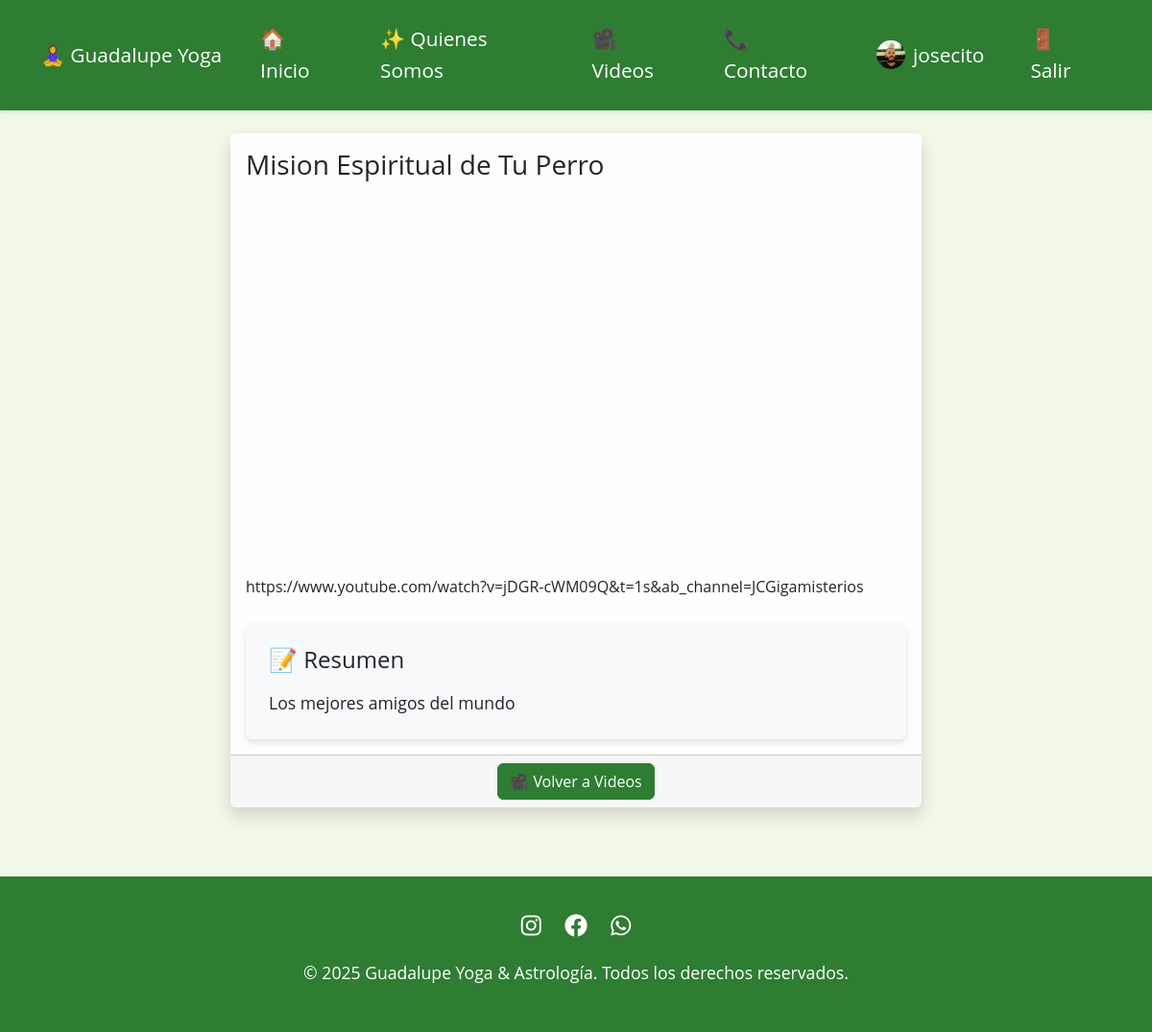
Screenshot of /videos/2/ (signed in) with the database file from the repository.
### core/models.py (models this page shows, shortened)
class Profile(models.Model):
    user = models.OneToOneField(User, on_delete=models.CASCADE)
    is_active = models.BooleanField(default=True)
    profile_picture = models.ImageField(upload_to='profile_pictures/', null=True, blank=True)
    created_at = models.DateTimeField(auto_now_add=True)

class Video(models.Model):
    title = models.CharField(max_length=200)
    url = EmbedVideoField()
    summary = models.TextField()
    thumbnail_url = models.URLField(blank=True)
    created_at = models.DateTimeField(auto_now_add=True)
    updated_at = models.DateTimeField(auto_now=True)
    class Meta:
        ordering = ['-created_at']

### core/views.py (the view)
# urls.py: path('videos/<int:pk>/', views.video_detail, name='video_detail'),
@login_required
def video_detail(request, pk):
    video = get_object_or_404(Video, pk=pk)
    return render(request, 'core/video_detail.html', {'video': video})

### templates/core/video_detail.html
{% extends 'base.html' %}
{% block content %}
<div class="container">
    <div class="row justify-content-center">
        <div class="col-lg-8">
            <div class="card shadow mb-4">
                <div class="card-body">
                    <h1 class="card-title h3 mb-4">{{ video.title }}</h1>
                    <div class="ratio ratio-16x9 mb-4">
                        {{ video.url|safe }}
                    </div>
                    <div class="card bg-light p-4">
                        <h2 class="h4 mb-3">📝 Resumen</h2>
                        <p class="card-text">{{ video.summary }}</p>
                    </div>
                </div>
                <div class="card-footer text-center">
                    <a href="{% url 'video_list' %}" class="btn btn-primary">🎥 Volver a Videos</a>
                </div>
            </div>
        </div>
    </div>
</div>
{% endblock %}

### templates/base.html (shortened to what this page needs)
<!DOCTYPE html>
{% load static %}
<html lang="es">
<head>
    <link href="https://cdn.jsdelivr.net/npm/bootstrap@5.3.2/dist/css/bootstrap.min.css" rel="stylesheet">
    <link rel="stylesheet" href="https://cdnjs.cloudflare.com/ajax/libs/font-awesome/6.0.0/css/all.min.css">
</head>
<body>
    <nav class="navbar navbar-expand-lg sticky-top">
        <div class="container">
            <a class="navbar-brand" href="{% url 'home' %}">🧘‍♀️ Guadalupe Yoga</a>
            <div class="collapse navbar-collapse" id="navbarNav">
                <ul class="navbar-nav me-auto">
                    <li class="nav-item">
                        <a class="nav-link" href="{% url 'home' %}">🏠 Inicio</a>
                    </li>
                    <li class="nav-item">
                        <a class="nav-link" href="{% url 'about' %}">✨ Quienes Somos</a>
                    </li>
                    <li class="nav-item">
                        <a class="nav-link" href="{% url 'video_list' %}">🎥 Videos</a>
                    </li>
                    <li class="nav-item">
                        <a class="nav-link" href="{% url 'contact' %}">📞 Contacto</a>
                    </li>
                </ul>
                <ul class="navbar-nav">
                    {% if user.is_authenticated %}
                        <li class="nav-item d-flex align-items-center">
                            <a class="nav-link d-flex align-items-center" href="{% url 'profile' %}">
                                {% if user.profile.profile_picture %}
                                    <img src="{{ user.profile.profile_picture.url }}" alt="Profile Picture" class="rounded-circle me-2" style="width: 30px; height: 30px; object-fit: cover;">
                                {% else %}
                                    <i class="fas fa-user me-2"></i>
                                {% endif %}
                                {{ user.username }}
                            </a>
                        </li>
                        <li class="nav-item">
                            <a class="nav-link" href="{% url 'account_logout' %}">🚪 Salir</a>
                        </li>
                    {% endif %}
                </ul>
            </div>
        </div>
    </nav>
    <div class="container mt-4">
        {% block content %}
        {% endblock %}
    </div>
    <footer class="footer">
        <div class="container text-center">
            <div class="social-links mb-3">
                <a href="https://instagram.com" target="_blank"><i class="fab fa-instagram"></i></a>
                <a href="https://facebook.com" target="_blank"><i class="fab fa-facebook"></i></a>
                <a href="https://wa.me/1234567890" target="_blank"><i class="fab fa-whatsapp"></i></a>
            </div>
            <p>&copy; {% now "Y" %} Guadalupe Yoga & Astrología. Todos los derechos reservados.</p>
        </div>
    </footer>
  </body>
</html>

### templates/base.html (style rules this page uses)
:root { --primary-color: #2E7D32; --secondary-color: #81C784; --accent-color: #C8E6C9; --text-color: #1B5E20; }
body { font-family: 'Open Sans', 'Arial', sans-serif; background-color: #F1F8E9; color: var(--text-color); font-size: 16px; line-height: 1.6; }
h1 { font-size: 2.5rem; }
h2 { font-size: 2rem; }
p { font-size: 1.1rem; }
.navbar { background-color: var(--primary-color); box-shadow: 0 2px 4px rgba(0,0,0,0.1); padding: 1rem 0; }
.navbar-brand, .nav-link { color: white !important; font-size: 1.3rem; transition: all 0.3s ease; }
.nav-link { margin: 0 0.5rem; padding: 0.5rem 1rem !important; border-radius: 5px; }
.card { background-color: rgba(255, 255, 255, 0.9); border: none; box-shadow: 0 4px 6px rgba(0,0,0,0.1); transition: transform 0.3s ease; }
.btn-primary { background-color: var(--primary-color); border-color: var(--primary-color); }
footer { background-color: var(--primary-color); color: white; padding: 2rem 0; margin-top: 3rem; }
.social-links a { color: white; margin: 0 10px; font-size: 1.5rem; transition: color 0.3s ease; }

### rows the page displays
Video: title "Mision Espiritual de Tu Perro", url "https://www.youtube.com/watch?v=jDGR-cWM09Q&t=1s&ab_channel=JCGigamisterios", summary "Los mejores amigos del mundo"

### other values shown
{{ user.username }} "josecito"
